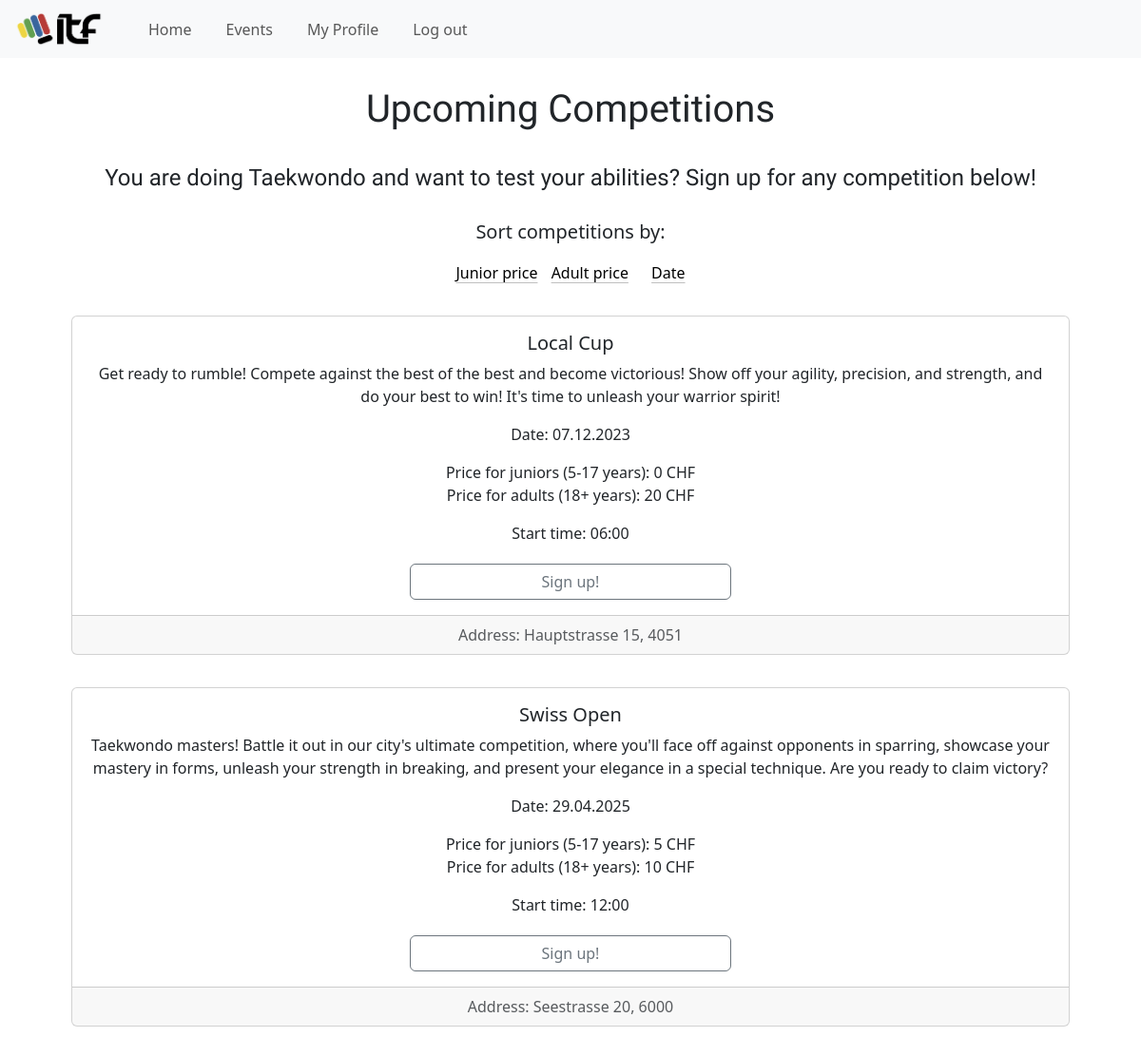
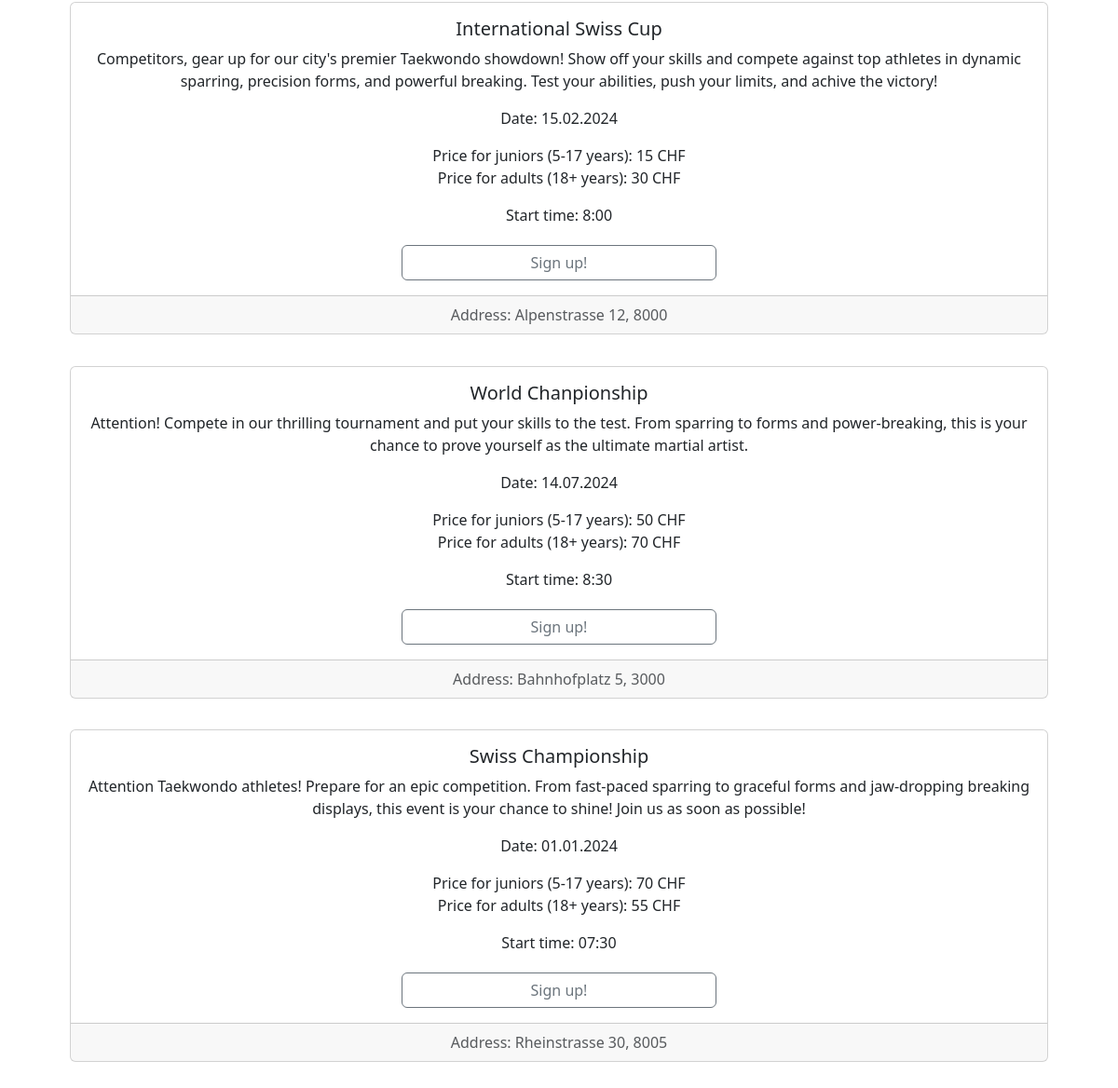
/events/1 (signed in), run on the app's committed database (2 pictures, top to bottom).
### tables this page shows
CREATE TABLE competitions (
                    id INTEGER PRIMARY KEY AUTOINCREMENT,
                    caption TEXT,
                    description TEXT,
                    price_junior INTEGER,
                    price_adult INTEGER,
                    address TEXT,
                    date TEXT,
                    time TEXT,
                    table_name TEXT                  
                );

### core.py (the view, shortened to what this page needs)
@app.route('/events/<int:filter>') # Events page route
def eventpage(filter):
    conn = sqlite3.connect('itf.db')
    cursor = conn.cursor()
    cursor.execute("SELECT id, caption, description, price_junior, price_adult, address, date, time, table_name FROM competitions")
    allcompetitions = cursor.fetchall() # List of tuples
    n = len(allcompetitions)
    if filter == 1:
        for i in range(n - 1):
            for j in range(n - i - 1):
                if allcompetitions[j][3] >= allcompetitions[j + 1][3]:
                    allcompetitions[j], allcompetitions[j + 1] = allcompetitions[j + 1], allcompetitions[j]
    if filter == 2:
        for i in range(n - 1):
            for j in range(n - i - 1):
                if allcompetitions[j][4] >= allcompetitions[j + 1][4]:
                    allcompetitions[j], allcompetitions[j + 1] = allcompetitions[j + 1], allcompetitions[j]
    reg_check = [0] * n
    for p in range(n):
        current_competition = allcompetitions[p][8]
        cursor.execute("SELECT email FROM {} WHERE email = ?".format(current_competition), (session['email'],))
        user = cursor.fetchone()
        if user:
            reg_check[p] = 1
        else:
            reg_check[p] = 0
    cursor.close()
    conn.close()
    return render_template('events.html', allcompetitions=allcompetitions, filter=filter, reg_check=reg_check, n=n)

### templates/events.html (shortened to what this page needs)
{% extends "fill.html" %}
{% block content %}
<link rel="stylesheet" type="text/css" href="../static/css/events.css">
<div class = "container">
  <h1 class="title1">Upcoming Competitions</h1>
  <center>
    <p1>You are doing Taekwondo and want to test your abilities? Sign up for any competition below!</p1>
    <br><br>
    <p style = "font-size: 20px;">Sort competitions by: </p>
    <a style = "margin-right: 10px" class="link-body-emphasis link-offset-2 link-underline-opacity-25 link-underline-opacity-100-hover"
    href="{{url_for('eventpage', filter = 1)}}">Junior price</a>
    <a style = "margin-right: 10px" class="link-body-emphasis link-offset-2 link-underline-opacity-25 link-underline-opacity-100-hover"
    href="{{url_for('eventpage', filter = 2)}}">Adult price</a>
    <a style = "margin-left: 10px" class = "link-body-emphasis link-offset-2 link-underline-opacity-25 link-underline-opacity-100-hover"
    href="{{url_for('eventpage', filter = 3)}}">Date</a>
  </center>
  {% for p in range(n) %}
    <div class="card text-center">
      <div class="card-body">
        <h5 class="card-title">{{allcompetitions[p][1]}}</h5>
        <p class="card-text">{{allcompetitions[p][2]}}</p>
        <p class="card-text">Date: {{allcompetitions[p][6]}}</p>
        <p class="card-text">Price for juniors (5-17 years): {{allcompetitions[p][3]}} CHF <br> Price for adults (18+ years): {{allcompetitions[p][4]}} CHF</p>
        <p class="card-text">Start time: {{allcompetitions[p][7]}}</p>
        {% if session['userlogin'] == True and reg_check[p] == 0 %}
          <a class="nav-link" href="{{url_for('signingupforcomp', competition = allcompetitions[p][8], email = session['email'])}}">
            <div class="d-grid gap-2 col-4 mx-auto" style="margin-top: 20px;">
              <button type="button" class="btn btn-outline-secondary" href=>Sign up!</button>
            </div>
          </a>
        {% endif %}
      </div>
      <div class="card-footer text-body-secondary">
        Address: {{allcompetitions[p][5]}}
      </div>
    </div>
  {% endfor %}
</div>
{% endblock %}

### static/css/fill.css (style rules this page uses)
.title1 { text-align: center; font-family: 'Exo', sans-serif; margin-top: 30px; margin-bottom: 30px; }
p1 { font-family: 'Exo', sans-serif; font-size: 24px; }

### static/css/events.css (style rules this page uses)
p1 { text-align: center; }
.card { margin: 3%; }

### data on the page
competitions: caption "Local Cup", description "Get ready to rumble! Compete against the best of the best and become victorious! Show off your agility, precision, and strength, and do your best to win! It's time to unleash your warrior spirit!", date "07.12.2023", price_junior "0", price_adult "20", time "06:00", address "Hauptstrasse 15, 4051"
competitions: caption "Swiss Open", description "Taekwondo masters! Battle it out in our city's ultimate competition, where you'll face off against opponents in sparring, showcase your mastery in forms, unleash your strength in breaking, and present your elegance in a special technique. Are you ready to claim victory?", date "29.04.2025", price_junior "5", price_adult "10", time "12:00", address "Seestrasse 20, 6000"
competitions: caption "International Swiss Cup", description "Competitors, gear up for our city's premier Taekwondo showdown! Show off your skills and compete against top athletes in dynamic sparring, precision forms, and powerful breaking. Test your abilities, push your limits, and achive the victory!", date "15.02.2024", price_junior "15", price_adult "30", time "8:00", address "Alpenstrasse 12, 8000"
competitions: caption "World Chanpionship", description "Attention! Compete in our thrilling tournament and put your skills to the test. From sparring to forms and power-breaking, this is your chance to prove yourself as the ultimate martial artist.", date "14.07.2024", price_junior "50", price_adult "70", time "8:30", address "Bahnhofplatz 5, 3000"
competitions: caption "Swiss Championship", description "Attention Taekwondo athletes! Prepare for an epic competition. From fast-paced sparring to graceful forms and jaw-dropping breaking displays, this event is your chance to shine! Join us as soon as possible!", date "01.01.2024", price_junior "70", price_adult "55", time "07:30", address "Rheinstrasse 30, 8005"
